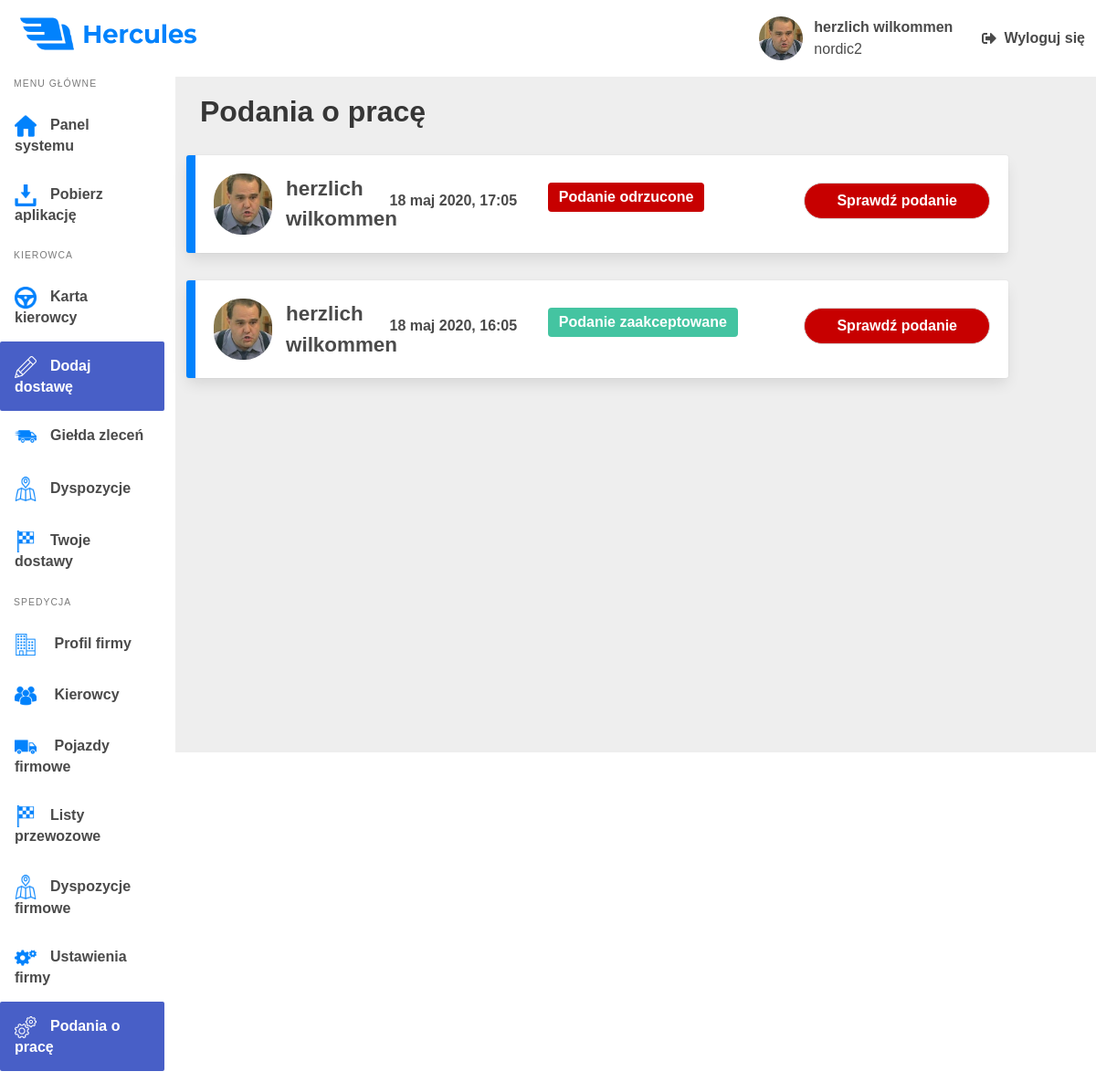
/JobApplications (signed in), run on the app's committed database.
### hercules_app/models.py (models this page shows, shortened)
class Driver(models.Model):
    user = models.OneToOneField(User, on_delete=models.CASCADE, null=True)
    nick = models.CharField(max_length=64, null=True)
    company = models.ForeignKey(Company, on_delete=models.CASCADE, blank=True, null=True)
    avatar = models.ImageField(upload_to='avatars', null=True)
    last_delivery = models.DateTimeField(auto_now_add=True)
    length_of_service = models.DateTimeField(auto_now_add=True)
    position = models.CharField(max_length=20, null=True)
    is_employeed = models.BooleanField(default=False)
    def get_vehicle_info(driver):
        try:
            vehicle = Vehicle.objects.get(driver=driver)
            vehicle_info = {
                'brand': vehicle.brand,
                'model': vehicle.model,
                'cabin': vehicle.cabin,
                'engine_power': vehicle.engine_power,
                'odometer': vehicle.odometer,
                'photo': vehicle.photo.url,
            }
        except:
            vehicle_info = ''
        finally:
            return vehicle_info
    def get_driver_info_from_database(username):
        driver = Driver.objects.get(user=username)
        if driver.is_employeed:
            company = Company.objects.get(name=driver.company.name)
            company_id = company.id
            company = company.name
        else:
            company = None
            company_id = 0
        vehicle = Driver.get_vehicle_info(driver)
        if driver.avatar.name != '':
            avatar = driver.avatar.url
        else:
            avatar = ''
        driver_info = {
            'nick': driver.nick,
            'position': driver.position,
            'company': company,
            'company_id': company_id,
            'vehicle': vehicle,
            'avatar': avatar,
            'is_employeed': driver.is_employeed,
        }
        return driver_info
    def set_driver_info(request):
        driver_info = Driver.get_driver_info_from_database(request.user)
        request.session['driver_info'] = driver_info
    def get_driver_info(request):
        Driver.set_driver_info(request)
        class DriverInfo(NamedTuple):
            nick: str
            position: str
            company: str
            vehicle: Vehicle
            avatar: str
            is_employeed: bool
        try:
            driver_info = request.session.get('driver_info')
        except driver_info is None:
            SetDriverInfo(request)
        finally:
            info = DriverInfo(
                driver_info['nick'],
                driver_info['position'],
                driver_info['company'],
                driver_info['vehicle'],
                driver_info['avatar'],
                driver_info['is_employeed'],
            )
        return info

class Company(models.Model):
    id = models.AutoField(primary_key=True)
    name = models.CharField(max_length=128)
    drivers_count = models.SmallIntegerField(default=0)
    logo = models.ImageField(upload_to='logos', default='')
    distance = models.PositiveIntegerField(default=0)
    average_fuel = models.FloatField(default=0.0)
    income = models.PositiveIntegerField(default=0)
    tonnage = models.PositiveIntegerField(default=0)
    waybill_count = models.PositiveIntegerField(default=0)
    description = models.TextField(default='')
    website = models.URLField(default='', blank=True, null=True)
    communicator_url = models.URLField(default='', blank=True, null=True)
    is_recruiting = models.BooleanField(default=True, blank=True)
    is_ets2 = models.BooleanField(default=True)
    is_ats = models.BooleanField(default=False)
    is_singleplayer = models.BooleanField(default=True)
    is_multiplayer = models.BooleanField(default=True)
    is_promods = models.BooleanField(default=False)
    dlc = models.CharField(max_length=256, default='', blank=True, null=True)

class WorkApplications(models.Model):
    id = models.AutoField(primary_key=True)
    driver = models.ForeignKey(Driver, on_delete=models.CASCADE)
    town = models.CharField(max_length=50, default='')
    dlc = models.CharField(max_length=256, default='', blank=True, null=True)
    age = models.PositiveSmallIntegerField(default=0)
    steam_profile = models.URLField(default='')
    truckers_mp_profile = models.URLField(blank=True, null=True)
    about_me = models.TextField(max_length=2500, default='')
    company = models.ForeignKey(Company, on_delete=models.CASCADE, default='')
    reject_reason = models.TextField(default='', blank=True)
    created_at = models.DateTimeField(auto_now_add=True)
    class ApplicationStatus(models.TextChoices):
        ACCEPTED = 'accepted', _('accepted')
        DECLINED = 'declined', _('declined')
        NOT_CHECKED = 'not-checked', _('not_checked')
    status = models.CharField(
        choices=ApplicationStatus.choices, default=ApplicationStatus.NOT_CHECKED, max_length=12)
    def get_company_applications(company):
        return WorkApplications.objects.filter(company=company).order_by("-created_at")

### hercules_app/views.py (the view)
# urls.py: path("JobApplications", views.ShowJobApplicationsCompanyView, name="company-job-applications"),
def ShowJobApplicationsCompanyView(request):
    driver_info = Driver.get_driver_info(request)
    if driver_info.position == "Szef":
        company = Company.objects.get(name=driver_info.company)
        if company.name != driver_info.company:
            return HttpResponse(status=403)
        else:
            work_applications = WorkApplications.get_company_applications(company)
            args = {
                'nick': driver_info.nick,
                'position': driver_info.position,
                'avatar': driver_info.avatar,
                'company': driver_info.company,
                'applications': work_applications
            }
            return render(request, 'hercules_app/job_applications_chef.html', args)

### hercules_app/templates/hercules_app/job_applications_chef.html (shortened to what this page needs)
{% load static %}
<!DOCTYPE html>
<html lang="pl-pl">
<head>
    <link rel="stylesheet" href="https://cdn.jsdelivr.net/npm/bulma@0.8.0/css/bulma.min.css">
    <link rel="stylesheet" type="text/css" href="{% static 'css/panel.css' %}">
    <link rel="stylesheet" type="text/css" href="{% static 'css/main.css' %}">
    <link rel="stylesheet" href="{% static 'css/job_applications.css' %}">
    <link rel="stylesheet" type="text/css" href="{% static 'css/deliveries.css' %}">
    <link rel="stylesheet" href="https://cdn.jsdelivr.net/npm/bulma@0.8.0/css/bulma.min.css">
</head>
<body>
{% include "hercules_app/main_panel.html" %}
<div class="columns">
    <aside class="column is-2 aside is-hidden-mobile is-placed-left">
        <nav class="menu">
            <p class="menu-label">
                Menu główne
            </p>
            <ul class="menu-list">
                <li>
                    <a class="panel-option" href="/panel">
                        <p class="option main-site">Panel systemu</p>
                    </a>
                </li>
                <li>
                    <a class="panel-option" href="/download">
                        <p class="option download">Pobierz aplikację</p>
                    </a>
                </li>
            </ul>
            <p class="menu-label">
                Kierowca
            </p>
            <ul class="menu-list">
                <li>
                    <a href="/drivers-card">
                        <p class="option driver-card">Karta kierowcy</p>
                    </a>
                </li>
                <li>
                    <a class="is-active">
                        <p class="option add-delivery">Dodaj dostawę</p>
                    </a>
                </li>
                <li>
                    <a href="/Gielda/Offers/">
                        <p class="option gielda">Giełda zleceń</p>
                    </a>
                </li>
                <li>
                    <a href="/Dispositions">
                        <p class="option dispositions">Dyspozycje</p>
                    </a>
                </li>
                <li>
                    <a href="/Deliveries">
                        <p class="option deliveries">Twoje dostawy</p>
                    </a>
                </li>
            </ul>
            <p class="menu-label">
                Spedycja
            </p>
            <ul class="menu-list">
                {% if position is None %}
                <li>
                    <a href="/Companies">
                        <p class="option search-company">
                            Znajdź firmę
                        </p>
                    </a>
                </li>
                {% elif position is not None %}
                <li>
                    <a href="/CompanyProfile">
                        <p class="option company-profile">
                            Profil firmy
                        </p>
                    </a>
                </li>
                <li>
                    <a href="/Drivers">
                        <p class="option drivers">
                            Kierowcy
                        </p>
                    </a>
                </li>
                {% endif %}
                <li>
                    <a href="/Vehicles">
                        <p class="option vehicles">{% if position is None %} Twoje pojazdy {% else %}
                            Pojazdy
                            firmowe {% endif %}</p>
                    </a>
                </li>
                {% if position == "Szef" or position == "Spedytor" %}
                <li>
                    <a href="/Waybills">
                        <p class="option waybills">Listy przewozowe</p>
                    </a>
                </li>
                <li>
                    <a href="/CompanyDispositions">
                        <p class="option dispositions">Dyspozycje firmowe</p>
                    </a>
                </li>
                {% endif %}
                {% if position == "Szef" %}
                <li>
                    <a href="/Settings">
                        <p class="option settings">Ustawienia firmy</p>
                    </a>
                </li>
                {% endif %}
                {% if position == "Szef" %}
                <li>
                    <a class="is-active" href="/JobApplications">
                        <p class="option settings">Podania o pracę</p>
                    </a>
                </li>
                {% endif %}
            </ul>
        </nav>
    </aside>
            <main class="column main">
                <header>
                    <h1 class="title">Podania o pracę</h1>
                </header>
                {% if applications %}
                {% for application in applications %}
                <div class="box card job-application">
                    <div class="columns">
                        <div class="column">
                            <div class="application-user">
                                <img src="{{ application.driver.avatar.url }}" class="user-avatar">
                                <p class="user-name">{{ application.driver.nick }}</p>
                            </div>
                        </div>
                        <div class="column">
                            <div class="creation-date-container">
                                <p class="creation-date">
                                    {{ application.created_at|date:"d b Y, H:m" }}
                                </p>
                            </div>
                        </div>
                        <div class="column is-2">
                            <div class="tags">
                                {% if application.status == "accepted" %}
                                <span class="tag status-tag is-medium accepted-tag">Podanie zaakceptowane</span>
                                {% elif application.status == "REJECTED" %}
                                <span class="tag status-tag is-medium declined-tag">Podanie odrzucone</span>
                                {% elif application.status == "not-checked" %}
                                <span class="tag status-tag is-medium not-checked-tag">Podanie niesprawdzone</span>
                                {% endif %}
                            </div>
                        </div>
                        <div class="column">
                            <div class="check-cv-container">
                                <a href="/JobApplications/{{ application.id }}" class="button check-cv is-rounded">Sprawdź podanie</a>
                            </div>
                        </div>
                    </div>
                </div>
                {% endfor %}
                {% endif %}
            </main>
        </div>
</body>
</html>

### hercules_app/templates/hercules_app/main_panel.html (shortened to what this page needs)
{% block content %}
{% load static %}
    <nav class="navbar" role="navigation" aria-label="main navigation">
        <div class="navbar-start">
            <div class="navbar-brand">
                <a class="navbar-item">
                    <img src="{% static '/assets/logo.png' %}" width="194" height="55">
                </a>
            </div>
        </div>
        <div class="navbar-end is-hidden-mobile">
            <a class="navbar-item">
                <figure class="image is-48x48 avatar-fig">
                    <img class="avatar" src="{{ avatar }}">
                </figure>
                <span class="user">
                    <p class="username">{{ nick }}</p>
                    {% if company != "" and company != None %}
                    <p class="user-company">{{ company }}</p>
                    {% endif %}
                </span>
            </a>
            <a href="/logout" class="navbar-item">
                <span class="icon is-medium logout">
                    <i class="fas fa-sign-out-alt"></i>
                </span>
                <p class="logout-text">Wyloguj się</p>
            </a>
        </div>
    </nav>
{% endblock %}

### data on the page
Driver: nick "herzlich wilkommen"
Company: name "nordic2"
WorkApplications: driver.avatar (picture), driver.nick "herzlich wilkommen", created_at "18 maj 2020, 17:05", status "Podanie odrzucone"
WorkApplications: driver.avatar (picture), driver.nick "herzlich wilkommen", created_at "18 maj 2020, 16:05", status "Podanie zaakceptowane"
